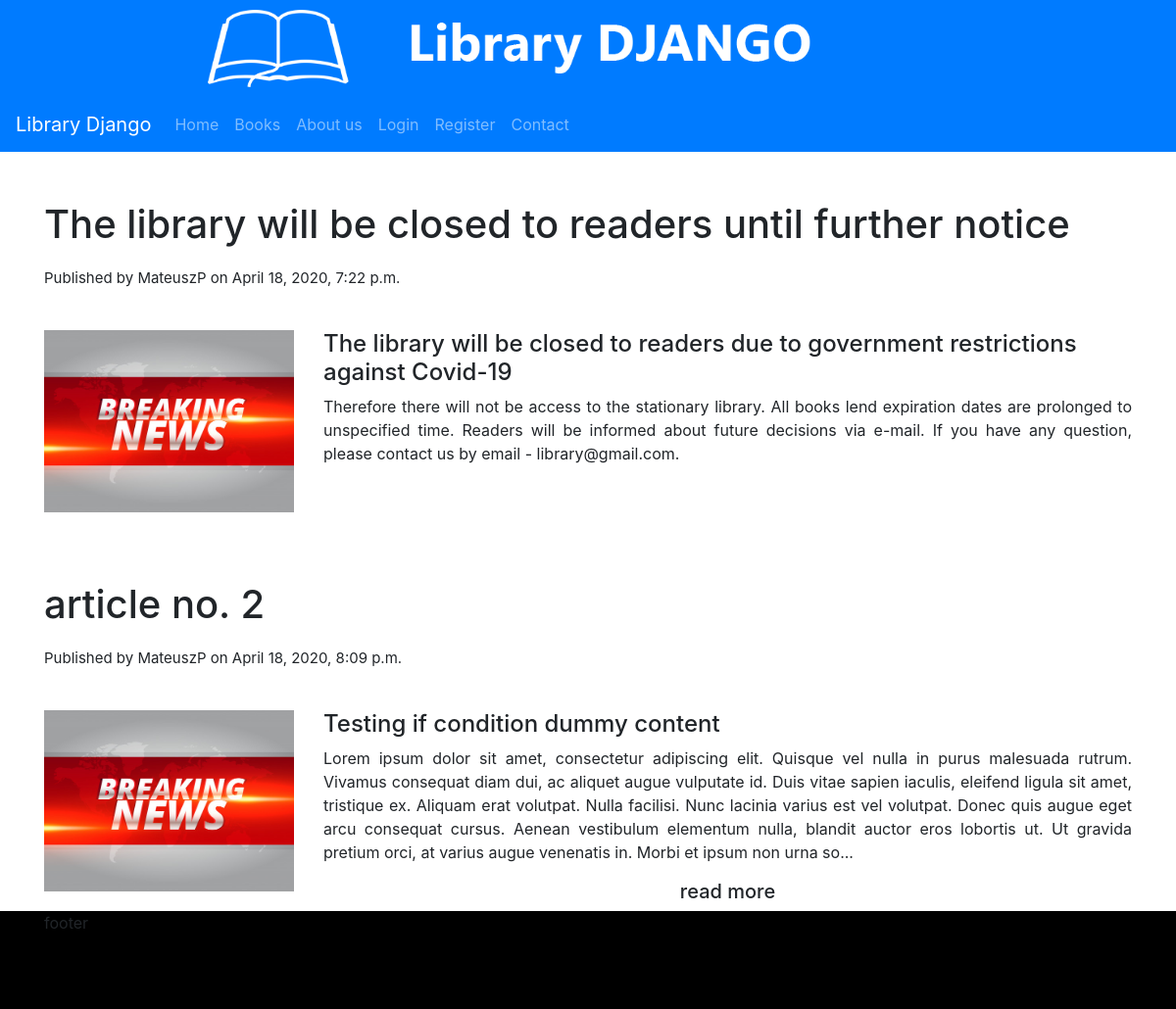
The page / on the database its author committed.
### library/models.py (models this page shows, shortened)
class Article(models.Model):
    title = models.CharField(max_length=100)
    author = models.ForeignKey(User, limit_choices_to={'is_staff': True}, on_delete=models.CASCADE)
    date_posted = models.DateTimeField(default=timezone.now)
    description = models.CharField(max_length=100)
    content = models.CharField(max_length=2000)
    image = models.ImageField(default='static/library/images/news.jpg', upload_to='static/library/images')

### library/views.py (the view)
# urls.py: path('', views.home, name="library-home"),
def home(request):
    articles = []
    for article in Article.objects.all():
        content = article.content
        if len(content) > 500:
            content = article.content[0:500] + "..."
        articles.append((article, content))
    context = {'articles': articles}
    return render(request, 'library/home.html', context)

### library/templates/library/home.html (shortened to what this page needs)
{% extends "library/base.html" %}
{% load static %}
{% block main %}
    {% for article, content in articles %}
        <article class="mx-auto">
            <div class="news-title my-3">
                <h1>{{ article.title }}</h1>
            </div>
            <div class="publish-info my-3">
                <small>Published by {{ article.author }} on {{ article.date_posted }}</small>
            </div>
            <div class="row mt-3">
                <div class="col-lg-3 col-md-5">
                    <img src="{{ article.image }}" alt="news image" class="news-img mr-3">
                </div>
                <div class="news_content col-lg-9 col-md-7">
                    <h4>{{ article.description }}</h4>
                    <p>{{ content }}</p>
                    {% if content|length > 500 %}
                        <h5>read more</h5>
                    {% endif %}
                </div>
            </div>
        </article>
    {% endfor %}
{% endblock main %}

### library/static/library/main.css (style rules this page uses)
h1, h2, h3, h4, h5, h6 { text-align: center; }
article { width: 80%; text-align: justify; margin: 50px 50px 0; }
article img { margin-bottom: 20px; }
article h1, h4 { text-align: left; }
article div small { font-size: 15px; }
.news-title { min-height: 50px; }
.publish-info { min-height: 50px }
.news-img { min-height: 100px }
article { width: 100%; }
article img { width: 100%; }

### rows shown on the page
Article: title "The library will be closed to readers until further notice", author "MateuszP", date_posted "April 18, 2020, 7:22 p.m.", image (picture), description "The library will be closed to readers due to government restrictions against Covid-19", content "Therefore there will not be access to the stationary library. All books lend expiration dates are prolonged to unspecified time. Readers will be informed about future decisions via e-mail. If you have any question, please contact us by email - library@gmail.com."
Article: title "article no. 2", author "MateuszP", date_posted "April 18, 2020, 8:09 p.m.", image (picture), description "Testing if condition dummy content", content "Lorem ipsum dolor sit amet, consectetur adipiscing elit. Quisque vel nulla in purus malesuada rutrum. Vivamus consequat diam dui, ac aliquet augue vulputate id. Duis vitae sapien iaculis, eleifend ligula sit amet, tristique ex. Aliquam erat volutpat. Nulla facilisi. Nunc lacinia varius est vel volutpat. Donec quis augue eget arcu consequat cursus. Aenean vestibulum elementum nulla, blandit auctor eros lobortis ut. Ut gravida pretium orci, at varius augue venenatis in. Morbi et ipsum non urna so...", shows "read more"
